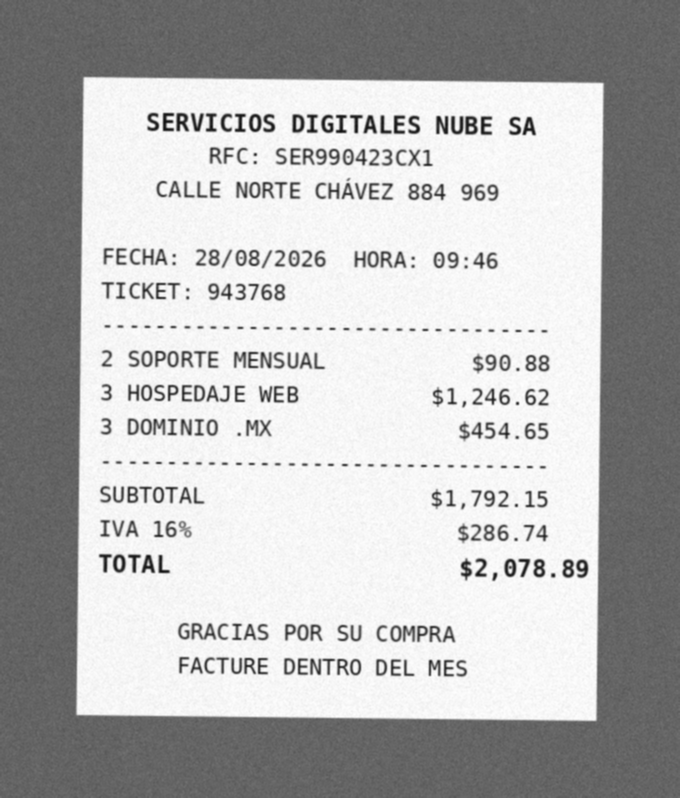
#> input picture U001/2026/08/D00018.png, 680 x 798 px
$ python -i preprocesamiento.py   (imports and definitions only)   (older library calls are emulated)
#> lines starting #> are read from the running program, lines starting #| are printed output that depends on the picture; after the words box and inside, x2 and y2 are one past the last pixel; in counts of white or black regions, pixels touching at a corner belong together
#> further down, picture is the input picture: shape (798, 680, 3); min 17, max 255, mean 182
"""
Limpieza de imagen con OpenCV antes del OCR.

OpenCV NO lee texto: prepara la imagen para que Tesseract la lea mejor.
Pasos: escala de grises -> recorte del ticket -> enderezado -> quitar ruido -> binarizar.
"""
import cv2
import numpy as np


def a_grises(img: np.ndarray) -> np.ndarray:
    return img if img.ndim == 2 else cv2.cvtColor(img, cv2.COLOR_BGR2GRAY)


def recortar_papel(gris: np.ndarray) -> np.ndarray:
    """Ubica el papel (zona clara más grande) y recorta el fondo de la mesa."""
    _, mascara = cv2.threshold(cv2.GaussianBlur(gris, (5, 5), 0), 0, 255, cv2.THRESH_BINARY + cv2.THRESH_OTSU)
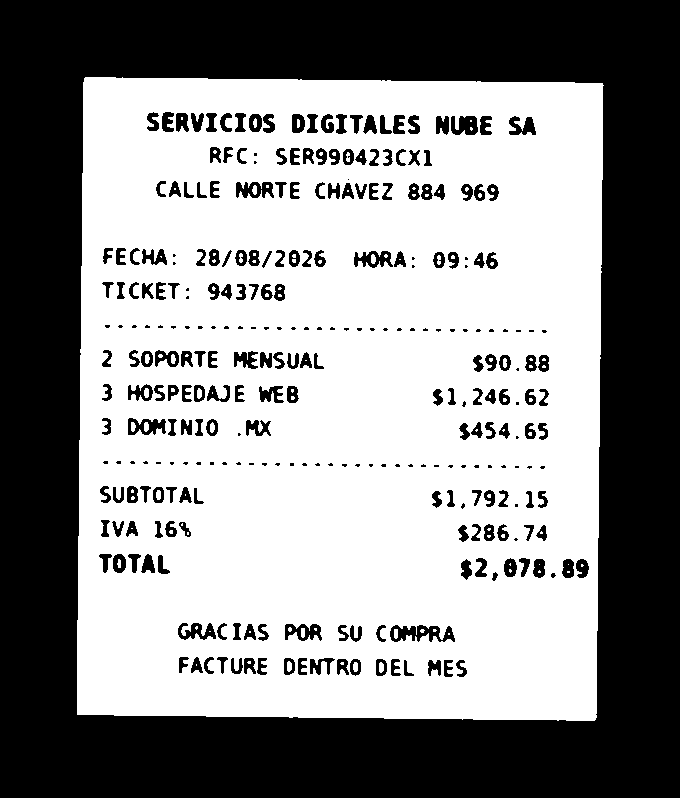
#> mascara: shape (798, 680); 56.2% white; 294 black regions (88 under 20 px)
    contornos, _ = cv2.findContours(mascara, cv2.RETR_EXTERNAL, cv2.CHAIN_APPROX_SIMPLE)
#> contornos = 1 contour; box (x1, y1, x2, y2) and area: (77, 77, 604, 721) 330628
    if not contornos:
        return gris
    c = max(contornos, key=cv2.contourArea)
#> c = contour of 107 points, box (x1, y1, x2, y2) (77, 77, 604, 721), area 330628
    if cv2.contourArea(c) < 0.2 * gris.size:
        return gris
    x, y, w, h = cv2.boundingRect(c)
#> x = 77; y = 77; w = 527; h = 644
    return gris[y:y + h, x:x + w]
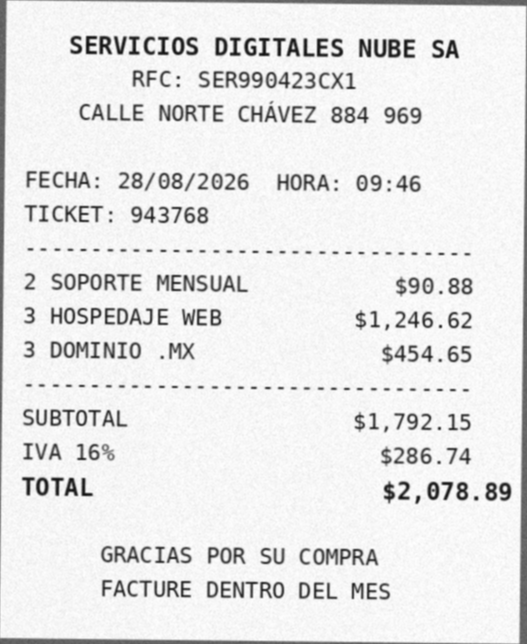
#> returned value: shape (644, 527); min 17, max 255, mean 230.9


def angulo_inclinacion(gris: np.ndarray) -> float:
    """Estima cuántos grados está chueco el texto usando sus píxeles oscuros."""
    _, binaria = cv2.threshold(gris, 0, 255, cv2.THRESH_BINARY_INV + cv2.THRESH_OTSU)
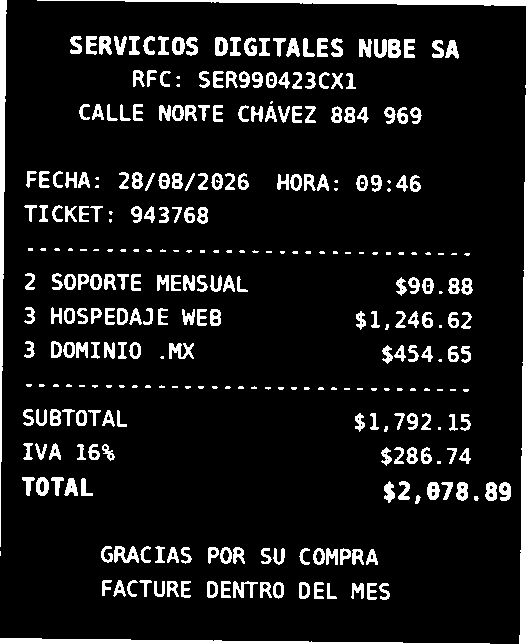
#> binaria: shape (644, 527); 10% white; 320 white regions (90 under 20 px), largest, box (x1, y1, x2, y2) and area: (37, 0, 527, 644) 4189, (0, 0, 7, 547) 1960, (0, 638, 490, 644) 1597
    coords = np.column_stack(np.where(binaria > 0))
#> coords = 33965 pairs, first value 0 to 643, second value 0 to 526
    if len(coords) < 100:
        return 0.0
    angulo = cv2.minAreaRect(coords[:, ::-1].astype(np.float32))[-1]
#> angulo = -90
    if angulo > 45:
        angulo -= 90
    return float(angulo) if abs(angulo) < 15 else 0.0


def enderezar(gris: np.ndarray) -> np.ndarray:
    angulo = angulo_inclinacion(gris)
#> angulo = 0
    if abs(angulo) < 0.3:
        return gris
    h, w = gris.shape
    M = cv2.getRotationMatrix2D((w / 2, h / 2), angulo, 1.0)
    return cv2.warpAffine(gris, M, (w, h), flags=cv2.INTER_CUBIC, borderValue=255)


def nitidez(gris: np.ndarray) -> float:
    """Varianza del Laplaciano: valores bajos = foto borrosa. Sirve como regla de calidad."""
    return float(cv2.Laplacian(gris, cv2.CV_64F).var())


def preparar_para_ocr(img: np.ndarray) -> tuple[np.ndarray, dict]:
    gris = a_grises(img)
    gris = recortar_papel(gris)
    gris = enderezar(gris)
    metricas = {"nitidez": round(nitidez(gris), 1)}
#> metricas = {'nitidez': 632.5}
    # agrandar ayuda a Tesseract con letra chica de impresora térmica
    if gris.shape[1] < 1000:
        gris = cv2.resize(gris, None, fx=2, fy=2, interpolation=cv2.INTER_CUBIC)
    gris = cv2.fastNlMeansDenoising(gris, h=10)
    # binarización adaptativa: soporta iluminación desigual
    binaria = cv2.adaptiveThreshold(gris, 255, cv2.ADAPTIVE_THRESH_GAUSSIAN_C, cv2.THRESH_BINARY, 41, 15)
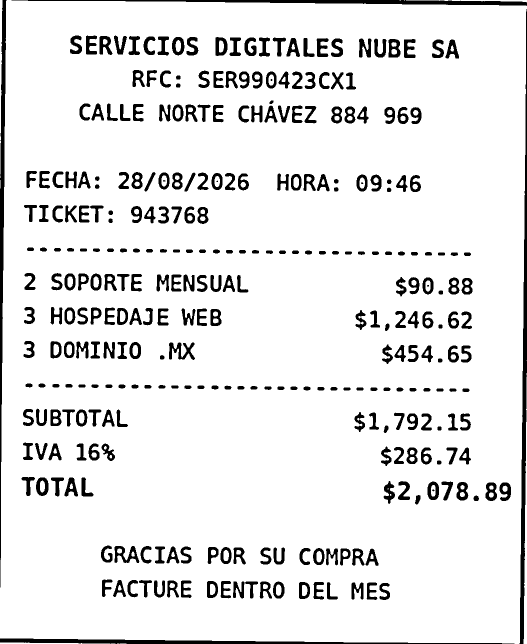
#> binaria: shape (1288, 1054) (shown at 1/2 size); 90.7% white; 325 black regions (6 under 20 px), largest, box (x1, y1, x2, y2) and area: (1039, 18, 1054, 1288) 7674, (0, 0, 13, 1175) 6316, (0, 1277, 1029, 1288) 5420
    return binaria, metricas

>>> import cv2
>>> picture = cv2.imread('../../U001/2026/08/D00018.png')
>>> result = preparar_para_ocr(picture)

$ run again, on U001/2026/08/D00034.png
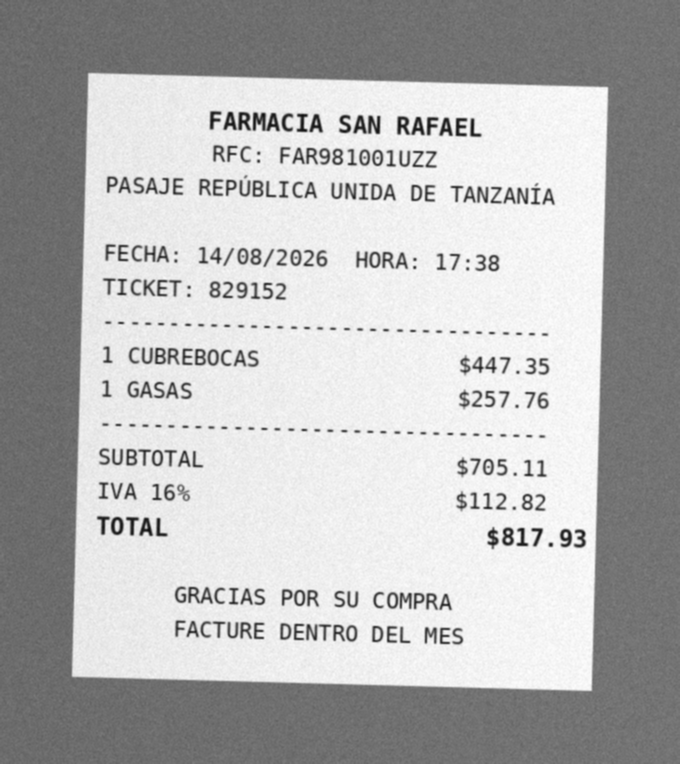
#> input picture U001/2026/08/D00034.png, 680 x 764 px
#> picture is the input picture: shape (764, 680, 3); min 15, max 254, mean 182.1
#> in recortar_papel, `_, mascara = cv2.threshold(cv2.GaussianBlur(gris, (5, 5), 0), 0, 255, ..`:
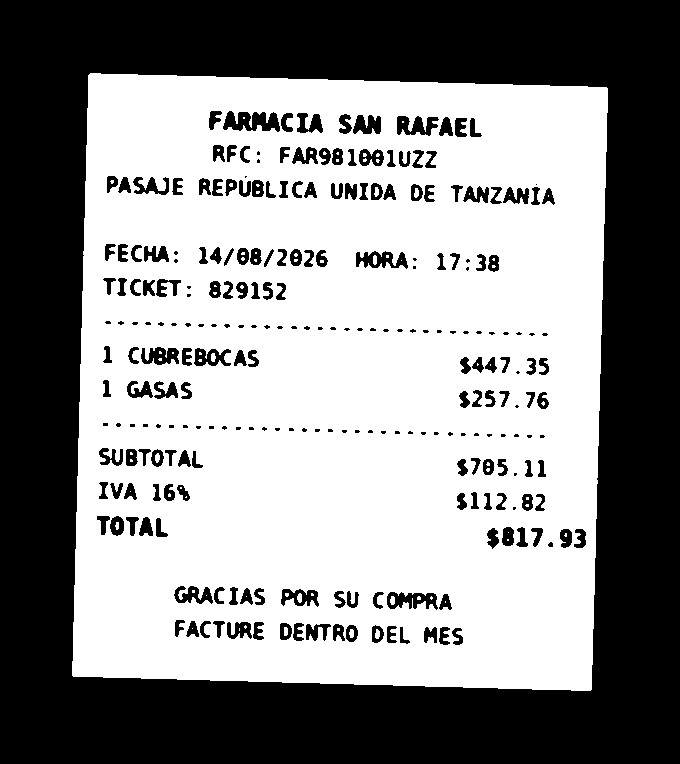
#> mascara: shape (764, 680); 55.6% white; 252 black regions (84 under 20 px)
#> contornos = 1 contour; box (x1, y1, x2, y2) and area: (72, 73, 608, 691) 312958
#> c = contour of 135 points, box (x1, y1, x2, y2) (72, 73, 608, 691), area 312958
#> x = 72; y = 73; w = 536; h = 618
#> coords = 40073 pairs, first value 0 to 617, second value 0 to 535
#> in angulo_inclinacion, `angulo = cv2.minAreaRect(coords[:, ::-1].astype(np.float32))[-1]`: angulo = -90
#> in enderezar, `angulo = angulo_inclinacion(gris)`: angulo = 0
#> metricas = {'nitidez': 524.5}
#> in preparar_para_ocr, `binaria = cv2.adaptiveThreshold(gris, 255, cv2.ADAPTIVE_THRESH_GAUSSIA..`:
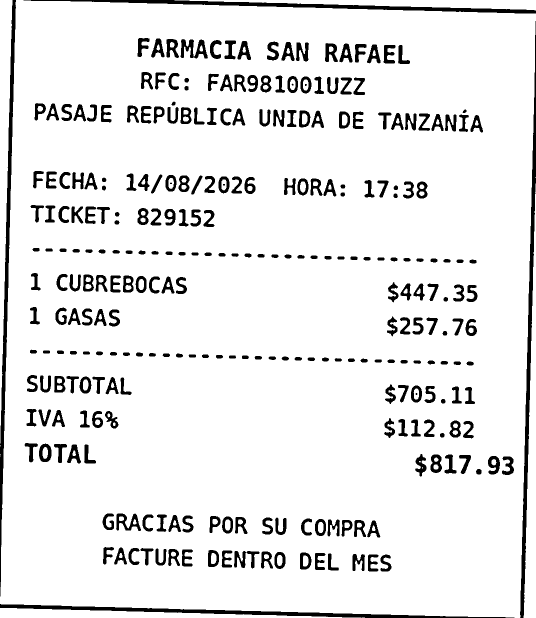
#> binaria: shape (1236, 1072) (shown at 1/2 size); 91.2% white; 292 black regions (5 under 20 px), largest, box (x1, y1, x2, y2) and area: (1040, 42, 1072, 1236) 7822, (0, 0, 32, 1193) 7625, (47, 0, 1072, 27) 6636
